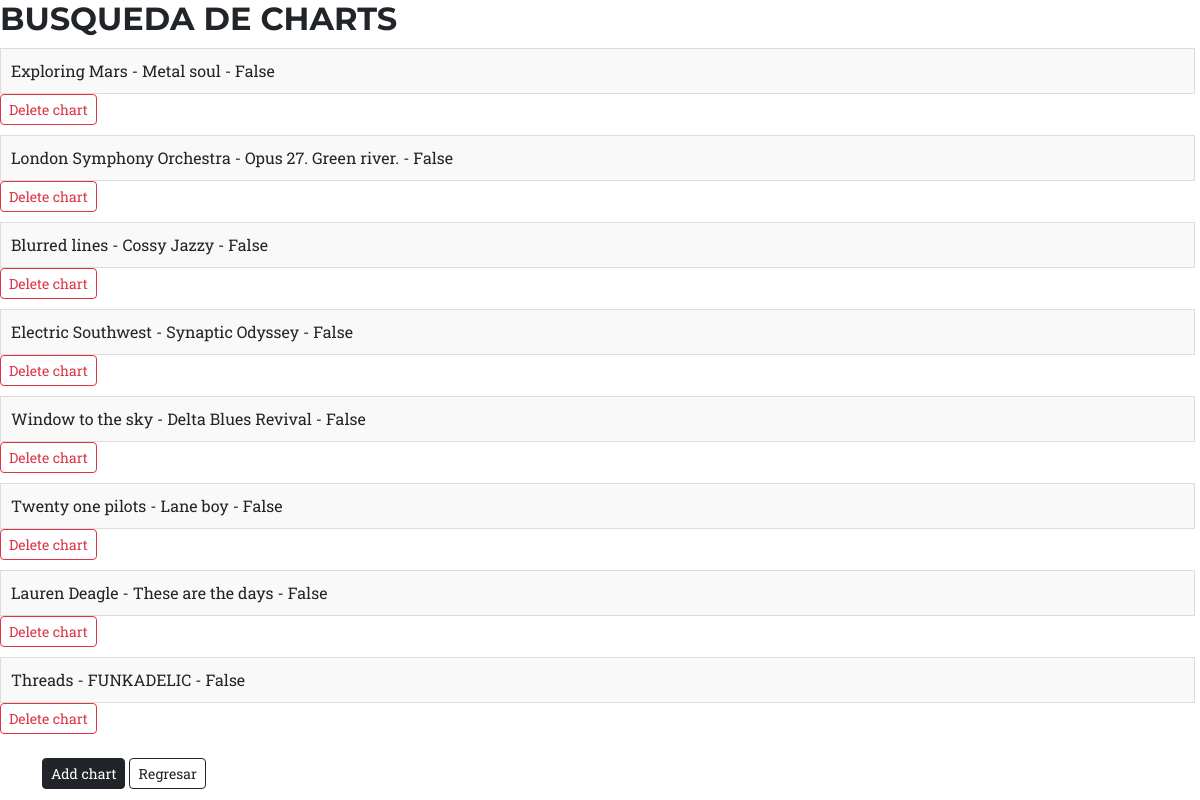
/sitio/leer_charts, run on the app's committed database.
### sitio/models.py (models this page shows)
class ChartsMod(models.Model):
    artista = models.CharField(max_length=50)
    cancion = models.CharField(max_length=50)
    tonalidad = models.CharField(max_length=10)
    def __str__(self):
        return f"{self.artista} - {self.cancion} - {self.tonalidad}"

### sitio/views.py (the view)
# urls.py: path('leer_charts', leerCharts_v, name='leer_charts'),
def leerCharts_v(request):
    charts = ChartsMod.objects.all()
    return render(request, 'leer_charts.html', {"charts": charts})

### gagaprod/templates/leer_charts.html (shortened to what this page needs)
{% extends 'pruebas.html' %}
{% block head %}
<h2>BUSQUEDA DE CHARTS</h2>
{% for chart in charts %}
<li>{{chart}}</li>
<a class="btn btn-outline-danger btn-sm" href="{% url 'eliminar_charts' chart.id %}"> Delete chart </a>
{% endfor %}
<br>
<br>
<div class="container">
    <a class="btn btn-dark btn-sm" href="{% url 'charts' %}">Add chart</a>
    <a class="btn btn-outline-dark btn-sm" href="{% url 'home' %}">Regresar</a>
</div>
{% endblock %}

### gagaprod/templates/leer_charts.html (style rules this page uses)
li { list-style-type: none; padding: 10px; margin-right: 5px; margin-top: 10px; border: 1px solid #ddd; background-color: #f9f9f9; }

### data on the page
ChartsMod: artista+cancion+tonalidad "Exploring Mars - Metal soul - False"
ChartsMod: artista+cancion+tonalidad "London Symphony Orchestra - Opus 27. Green river. - False"
ChartsMod: artista+cancion+tonalidad "Blurred lines - Cossy Jazzy - False"
ChartsMod: artista+cancion+tonalidad "Electric Southwest - Synaptic Odyssey - False"
ChartsMod: artista+cancion+tonalidad "Window to the sky - Delta Blues Revival - False"
ChartsMod: artista+cancion+tonalidad "Twenty one pilots - Lane boy - False"
ChartsMod: artista+cancion+tonalidad "Lauren Deagle - These are the days - False"
ChartsMod: artista+cancion+tonalidad "Threads - FUNKADELIC - False"
